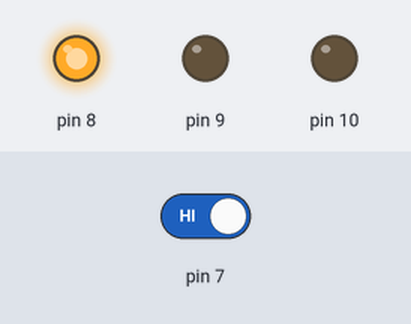
Bench run of a sketch on a simulated Arduino Uno, built with avr-gcc and run on an emulated ATmega328P. On the bench: output pins drawn as LEDs (lit = HIGH). The test bench sets the inputs (shaded band); at power-on: pin 7 HIGH.

Above: at 1.2 s.
1.3 s: pin 7 driven LOW
At 2.5 s:
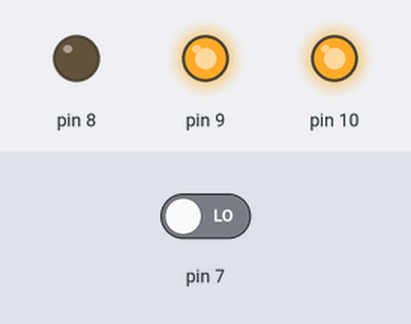
Timing chart, 0 to 4.3 s (numbered marks = the images above; inputs shaded):
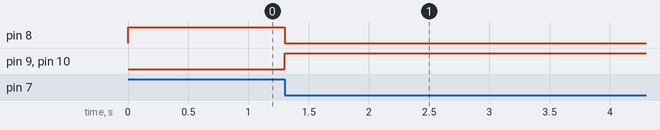

The sketch:

ROOM_WithoutGSM.ino
```cpp
int x;
void setup()
{
  pinMode(7,INPUT);
  pinMode(8,OUTPUT);
  pinMode(9,OUTPUT);
  pinMode(10,OUTPUT);
  digitalWrite(8,HIGH);
  digitalWrite(9,LOW);
  digitalWrite(10,LOW);


}
void loop()
{

  x=digitalRead(7);
  if(x==LOW)
  {
    digitalWrite(8,LOW);
    digitalWrite(9,HIGH);
    digitalWrite(10,HIGH);
  }

}
```

Measured:
- after the input at 1.3 s, pin 8: HIGH → LOW at once; pin 9, pin 10: LOW → HIGH at once
